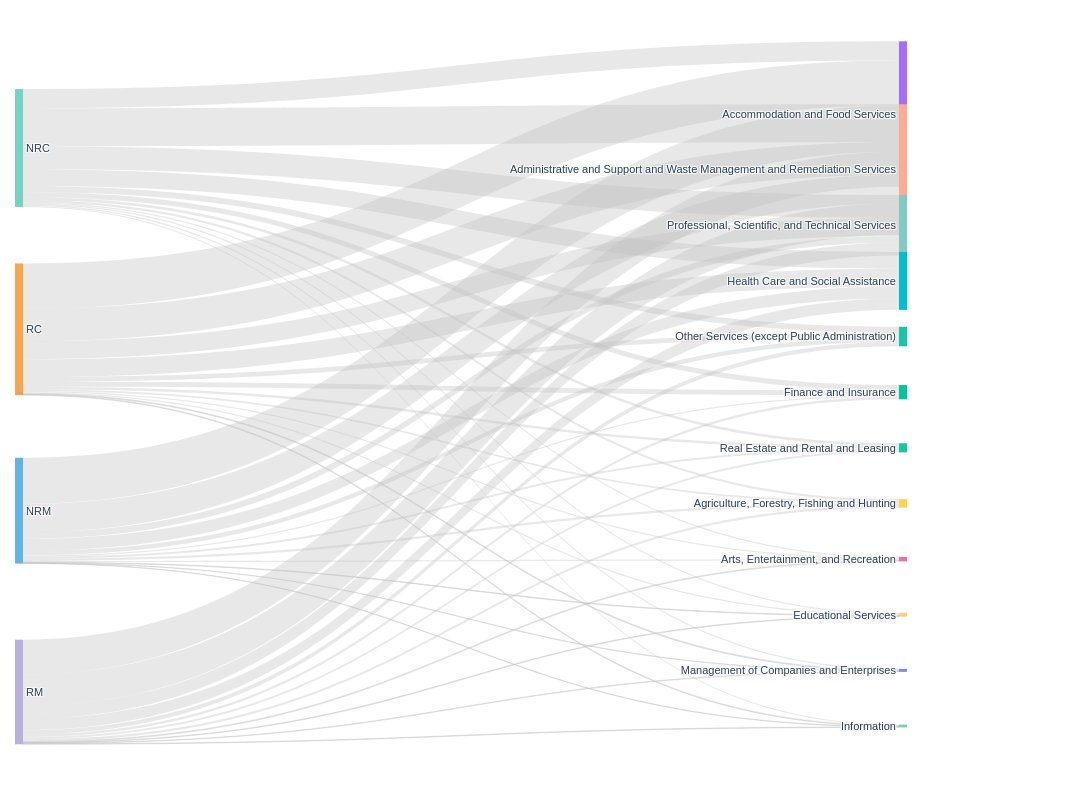

Source (notebook cell):
### Code cell
# Fig3B picture drawing 
"""
Functions:
1. Read CSV data
2. Multiply 'share' by non-null values of sum_8k1nrc, sum_8k1rc, sum_8k1nrm, sum_8k1rm respectively
3. Organize the multiplied new values into Sankey diagram long-format data
4. Fixed left nodes: NRC, RC, NRM, RM
5. Right nodes: naics_name, sorted by total inflow from largest to smallest
6. Export Sankey diagram in SVG format
"""

# -*- coding: utf-8 -*-
import pandas as pd
import numpy as np
import plotly.graph_objects as go
from pathlib import Path

# File paths
input_csv = Path("Your path/Stranded_Occupations_Replication/Data/temp/merged_j2j_skill.csv")
output_svg = Path("Your path/Stranded_Occupations_Replication/Data/temp/Fig3B.svg")
output_flow_csv = Path("Your path/Stranded_Occupations_Replication/Data/temp/Fig3B.csv")

# ========================= Read & Filter =========================
df = pd.read_csv(input_csv)
if "is_strand_dest" not in df.columns:
    raise ValueError("Column not found in data: is_strand_dest")
df["is_strand_dest"] = df["is_strand_dest"].astype(str).str.strip().str.lower()
df = df[~df["is_strand_dest"].isin(["true", "1", "yes"])].copy()

# ========================= Left Nodes =========================
left_order = ["NRC", "RC", "NRM", "RM"]
col_map = {
    "NRC": "sum_8k1nrc",
    "RC":  "sum_8k1rc",
    "NRM": "sum_8k1nrm",
    "RM":  "sum_8k1rm",
}

# ========================= Data Cleaning =========================
df["share"] = pd.to_numeric(df["share"], errors="coerce")
for col in col_map.values():
    df[col] = pd.to_numeric(df[col], errors="coerce")

# ========================= Generate share × sum Columns =========================
for left_name, raw_col in col_map.items():
    new_col = raw_col + "_share"
    df[new_col] = np.where(df[raw_col].notna(), df["share"] * df[raw_col], np.nan)

# ========================= Convert Wide to Long Format =========================
parts = []
for left_name in left_order:
    raw_col   = col_map[left_name]
    value_col = raw_col + "_share"
    tmp = df[["naics_name", value_col]].copy()
    tmp = tmp.rename(columns={value_col: "value"})
    tmp["left_type"] = left_name
    parts.append(tmp)
flow_df = pd.concat(parts, ignore_index=True)

# ========================= Clean Numeric Values =========================
flow_df["value"] = pd.to_numeric(flow_df["value"], errors="coerce")
flow_df = flow_df.dropna(subset=["value"])
flow_df = flow_df[flow_df["value"] > 0].copy()
flow_df["naics_name"] = flow_df["naics_name"].astype(str).str.strip()
flow_df = flow_df[flow_df["naics_name"] != ""]
flow_df = flow_df[flow_df["naics_name"].str.lower() != "nan"]

# ========================= Aggregation =========================
flow_df = flow_df.groupby(["left_type", "naics_name"], as_index=False)["value"].sum()
flow_df.to_csv(output_flow_csv, index=False, encoding="utf-8-sig")

# ========================= Right Node Sorting =========================
right_totals = (
    flow_df.groupby("naics_name", as_index=False)["value"]
    .sum()
    .sort_values("value", ascending=False)
    .reset_index(drop=True)
)
right_order = right_totals["naics_name"].tolist()

# ========================= Node Labels =========================
labels = left_order + right_order
label_to_idx = {label: i for i, label in enumerate(labels)}

# ========================= Link Data =========================
sources = [label_to_idx[x] for x in flow_df["left_type"]]
targets = [label_to_idx[x] for x in flow_df["naics_name"]]
values  = flow_df["value"].tolist()

# ========================= Node Colors =========================
import hashlib

def stable_color(name, palette):
    """
    Generate stable color for node names:
    Same name always gets same color across scripts and orders
    """
    key = str(name).strip().lower()
    h = hashlib.md5(key.encode("utf-8")).hexdigest()
    idx = int(h, 16) % len(palette)
    return palette[idx]

left_colors = {
    "NRC": "#74d3c4",
    "RC":  "#f4a64d",
    "NRM": "#63b3e6",
    "RM":  "#b8b0df",
}

palette = [
    "#ef6f6c", "#16c6a4", "#b56ce8", "#f3a35c", "#18c7de", "#e673a8",
    "#b9df74", "#f3ca52", "#7a8cf0", "#ff7f50", "#00c49a", "#a66cff",
    "#ffb347", "#00bcd4", "#ff6fae", "#9ccc65", "#e1bee7", "#ffd54f",
    "#90caf9", "#ffab91", "#80cbc4", "#c5e1a5", "#ce93d8", "#ffcc80"
]

naics_color_map = {
    n: stable_color(n, palette)
    for n in right_order
}

node_colors = [left_colors[x] for x in left_order]
node_colors += [naics_color_map[x] for x in right_order]

# ========================= Node Positions (Sync with no-linkage version) =========================
n_left  = len(left_order)
n_right = len(right_order)

# Sync: Left x changed from 0.11 → 0.01
left_x = [0.01] * n_left
left_y = np.linspace(0.12, 0.90, n_left).tolist()

# Sync: Right x changed from 0.9 → 0.99, y range from 0.01~0.99 → 0.05~0.95
right_x = [0.99] * n_right

if n_right == 1:
    right_y = [0.50]
elif n_right == 2:
    right_y = [0.35, 0.65]
elif n_right == 3:
    right_y = [0.22, 0.50, 0.78]
else:
    # Add extra spacing for the first two nodes
    base_y = np.linspace(0.08, 0.92, n_right).tolist()
    base_y[1] = base_y[1] + 0.035   # Move the second node down slightly
    right_y = base_y

x = left_x + right_x
y = left_y + right_y

# ========================= Create Sankey Diagram =========================
fig = go.Figure(
    data=[
        go.Sankey(
            arrangement="fixed",
            node=dict(
                pad=20,         # Sync: Original 30 → 20
                thickness=8,    # Sync: Original 10 → 8
                line=dict(color="rgba(0,0,0,0)", width=0),
                label=labels,
                color=node_colors,
                x=x,
                y=y,
            ),
            link=dict(
                source=sources,
                target=targets,
                value=values,
                color="rgba(190,190,190,0.35)",
            ),
        )
    ]
)

# ========================= Canvas Dimensions (Sync with no-linkage version) =========================
# Sync: Original fixed 1800 → Dynamic calculation based on node count
height = max(800, 50 * n_right + 200)

fig.update_layout(
    title="",
    font=dict(size=11, family="Arial"),
    width=1200,                             # Sync: Original 1500 → 1200
    height=height,
    margin=dict(l=10, r=180, t=80, b=40),  # Sync: Original l=0,r=0 → l=10,r=180
    paper_bgcolor="white",
    plot_bgcolor="white",
)

fig.show()

# ========================= Export SVG =========================
fig.write_image(output_svg, format="svg")
print(f"SVG saved to: {output_svg}")
print(f"Retained {len(df):,} rows after filtering, {n_right} industry nodes on the right.")
print(f"Long-format data saved to: {output_flow_csv}")

### Figure 1 — Plotly figure (JSON) as saved in the notebook; plotly's stock layout.template omitted (floating-point values rounded to 4 significant figures)
{"data": [{"arrangement": "fixed", "link": {"color": "rgba(190,190,190,0.35)", "source": [0, 0, 0, 0, 0, 0, 0, 0, 0, 0, 0, 0, 2, 2, 2, 2, 2, 2, 2, 2, 2, 2, 2, 2, 1, 1, 1, 1, 1, 1, 1, 1, 1, 1, 1, 1, 3, 3, 3, 3, 3, 3, 3, 3, 3, 3, 3, 3], "target": [4, 5, 11, 12, 13, 9, 7, 15, 14, 8, 6, 10, 4, 5, 11, 12, 13, 9, 7, 15, 14, 8, 6, 10, 4, 5, 11, 12, 13, 9, 7, 15, 14, 8, 6, 10, 4, 5, 11, 12, 13, 9, 7, 15, 14, 8, 6, 10], "value": [1592.0, 3156.0, 192.9, 94.74, 115.4, 445.9, 1382.0, 86.06, 91.26, 493.0, 1907.0, 212.2, 3827.0, 2357.0, 172.4, 99.28, 53.17, 108.6, 1011.0, 36.41, 30.19, 371.6, 528.7, 170.9, 3743.0, 2707.0, 153.7, 101.3, 103.1, 412.9, 1472.0, 63.61, 76.21, 393.5, 1492.0, 197.0, 2886.0, 2614.0, 189.9, 76.15, 55.98, 212.2, 930.7, 49.45, 49.78, 358.1, 1075.0, 174.2]}, "node": {"color": ["#74d3c4", "#f4a64d", "#63b3e6", "#b8b0df", "#a66cff", "#ffab91", "#80cbc4", "#00bcd4", "#16c6a4", "#00c49a", "#16c6a4", "#ffd54f", "#e673a8", "#ffcc80", "#7a8cf0", "#80cbc4"], "label": ["NRC", "RC", "NRM", "RM", "Accommodation and Food Services", "Administrative and Support and Waste Management and Remediation Services", "Professional, Scientific, and Technical Services", "Health Care and Social Assistance", "Other Services (except Public Administration)", "Finance and Insurance", "Real Estate and Rental and Leasing", "Agriculture, Forestry, Fishing and Hunting", "Arts, Entertainment, and Recreation", "Educational Services", "Management of Companies and Enterprises", "Information"], "line": {"color": "rgba(0,0,0,0)", "width": 0}, "pad": 20, "thickness": 8, "x": [0.01, 0.01, 0.01, 0.01, 0.99, 0.99, 0.99, 0.99, 0.99, 0.99, 0.99, 0.99, 0.99, 0.99, 0.99, 0.99], "y": [0.1, 0.3667, 0.6333, 0.9, 0.05, 0.1318, 0.2136, 0.2955, 0.3773, 0.4591, 0.5409, 0.6227, 0.7045, 0.7864, 0.8682, 0.95]}, "type": "sankey"}], "layout": {"font": {"family": "Arial", "size": 11}, "height": 800, "margin": {"b": 40, "l": 10, "r": 180, "t": 80}, "paper_bgcolor": "white", "plot_bgcolor": "white", "title": {"text": ""}, "width": 1200}}
